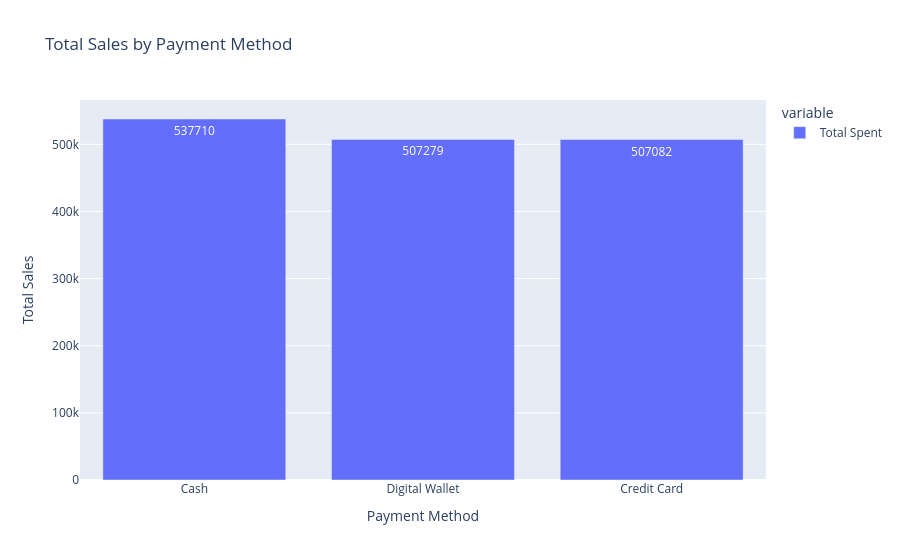

Source (notebook cell):
### Code cell
# Q. Which payment method generates the highest total sales?
"""
Insight...
Cash leads total sales, but sales are relatively evenly distributed across all three payment methods.
"""

payment_sales = (
    df.groupby("Payment Method")["Total Spent"].sum().sort_values(ascending=False)
)
fig = px.bar(
    payment_sales,
    title="Total Sales by Payment Method",
    text=payment_sales.values,
    labels={"value": "Total Sales"},
)
fig.show()

### Figure 1 — Plotly figure (JSON) as saved in the notebook; plotly's stock layout.template omitted (floating-point values rounded to 4 significant figures)
{"data": [{"hovertemplate": "variable=Total Spent<br>Payment Method=%{x}<br>Total Sales=%{y}<br>text=%{text}<extra></extra>", "legendgroup": "Total Spent", "marker": {"color": "#636efa", "pattern": {"shape": ""}}, "name": "Total Spent", "orientation": "v", "showlegend": true, "text": [537700.0, 507300.0, 507100.0], "textposition": "auto", "type": "bar", "x": ["Cash", "Digital Wallet", "Credit Card"], "xaxis": "x", "y": [537700.0, 507300.0, 507100.0], "yaxis": "y"}], "layout": {"barmode": "relative", "legend": {"title": {"text": "variable"}, "tracegroupgap": 0}, "title": {"text": "Total Sales by Payment Method"}, "xaxis": {"anchor": "y", "domain": [0, 1], "title": {"text": "Payment Method"}}, "yaxis": {"anchor": "x", "domain": [0, 1], "title": {"text": "Total Sales"}}}}
